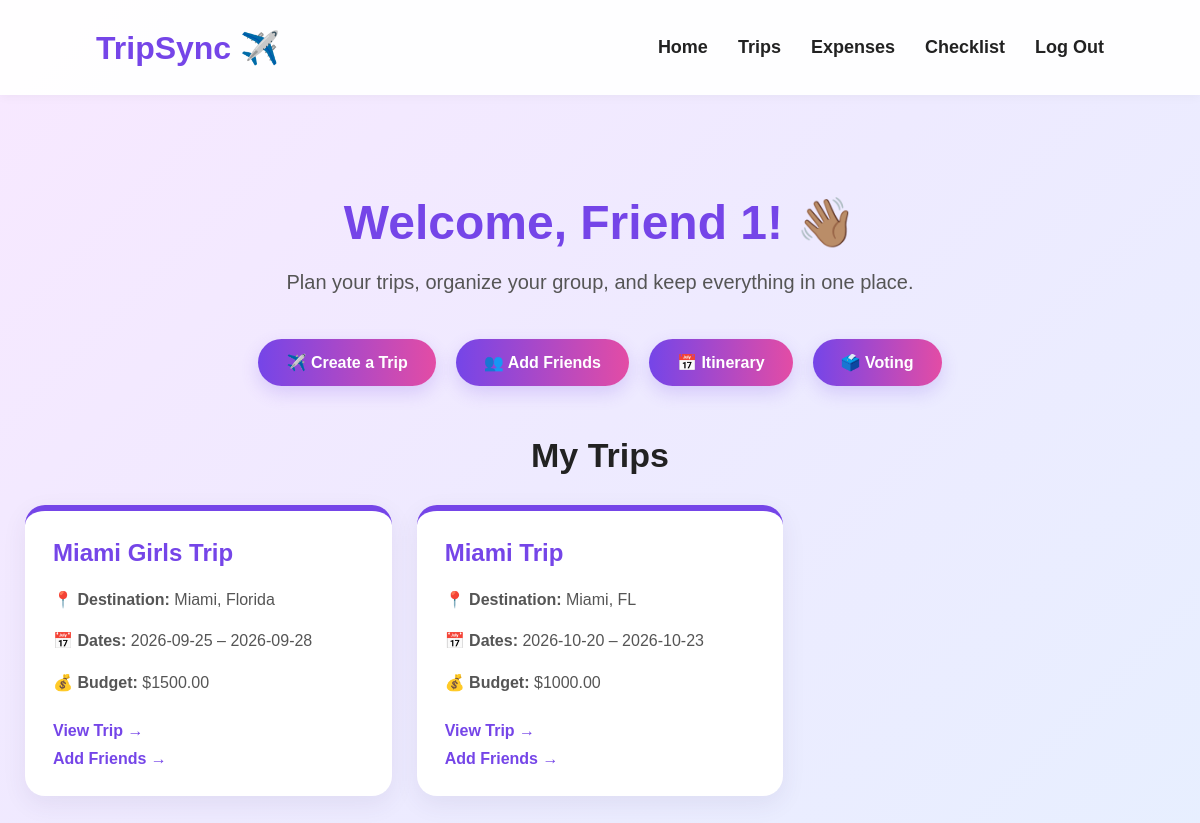
/dashboard (signed in), run on the app's committed database.
### tables this page shows
CREATE TABLE trips (
            id INTEGER PRIMARY KEY AUTOINCREMENT,
            user_id INTEGER NOT NULL,
            trip_name TEXT NOT NULL,
            destination TEXT NOT NULL,
            start_date TEXT NOT NULL,
            end_date TEXT NOT NULL,
            budget REAL NOT NULL,
            FOREIGN KEY (user_id) REFERENCES users (id)
        );

### app.py (the view)
@app.route("/dashboard")
def dashboard():
    if not logged_in():
        return redirect(
            url_for("login")
        )
    connection = get_db_connection()
    trips = get_accessible_trips(
        connection
    )
    connection.close()
    return render_template(
        "dashboard.html",
        user_name=session["user_name"],
        trips=trips
    )

### app.py (called while the page is built)
def get_db_connection():
    connection = sqlite3.connect(DATABASE)
    connection.row_factory = sqlite3.Row
    return connection

def logged_in():
    return "user_id" in session

def get_accessible_trips(connection):
    return connection.execute("""
        SELECT DISTINCT trips.*

        FROM trips

        LEFT JOIN trip_members
        ON trips.id = trip_members.trip_id

        WHERE trips.user_id = ?
        OR trip_members.user_id = ?

        ORDER BY trips.start_date
    """, (
        session["user_id"],
        session["user_id"]
    )).fetchall()

### templates/dashboard.html (shortened to what this page needs)
<!DOCTYPE html>
<html lang="en">
<head>
</head>
<body>
    <nav>
        <h2>
            <a href="{{ url_for('dashboard') }}">
                TripSync ✈️
            </a>
        </h2>
        <div>
            <a href="{{ url_for('dashboard') }}">
                 Home
            </a>
            <a href="{{ url_for('dashboard') }}">
                Trips
            </a>
            <a href="{{ url_for('expenses') }}">
                Expenses
            </a>
            <a href="{{ url_for('checklist') }}">
                Checklist
            </a>
            <a href="{{ url_for('logout') }}">
                Log Out
            </a>
        </div>
    </nav>
    <main class="container">
        <section class="welcome">
            <h1>
                Welcome, {{ user_name }}! 👋🏽
            </h1>
            <p>
                Plan your trips, organize your group,
                and keep everything in one place.
            </p>
        </section>
        <div class="actions">
            <a
                class="button"
                href="{{ url_for('create_trip') }}"
            >
                ✈️ Create a Trip
            </a>
            <a
                class="button"
                href="{{ url_for('add_friends') }}"
            >
                👥 Add Friends
            </a>
            <a
                class="button"
                href="{{ url_for('itinerary') }}"
            >
                📅 Itinerary
            </a>
            <a
                class="button"
                href="{{ url_for('voting') }}"
            >
                🗳️ Voting
            </a>
        </div>
        <h2 class="section-title">
            My Trips
        </h2>
        {% if trips %}
            <div class="trip-grid">
                {% for trip in trips %}
                    <div class="trip-card">
                        <h2>
                            {{ trip["trip_name"] }}
                        </h2>
                        <p>
                            📍
                            <strong>Destination:</strong>
                            {{ trip["destination"] }}
                        </p>
                        <p>
                            📅
                            <strong>Dates:</strong>
                            {{ trip["start_date"] }}
                            –
                            {{ trip["end_date"] }}
                        </p>
                        <p>
                            💰
                            <strong>Budget:</strong>
                            ${{ "%.2f"|format(trip["budget"]) }}
                        </p>
                        <a
                            href="{{ url_for(
                                'trip_details',
                                trip_id=trip['id']
                            ) }}"
                        >
                            View Trip →
                        </a>
                        <br>
                        <a
                            href="{{ url_for(
                                'add_friends'
                            ) }}"
                        >
                            Add Friends →
                        </a>
                    </div>
                {% endfor %}
            </div>
        {% endif %}
    </main>
</body>
</html>

### templates/dashboard.html (style rules this page uses)
* { box-sizing: border-box; }
body { margin: 0; font-family: Arial, Helvetica, sans-serif; background: linear-gradient( 135deg, #f8e8ff, #eeeaff, #e7efff ); min-height: 100vh; color: #222; }
nav { height: 95px; background: rgba(255, 255, 255, 0.95); display: flex; align-items: center; justify-content: space-between; padding: 0 8%; box-shadow: 0 2px 10px rgba(0, 0, 0, 0.04); }
nav h2 { margin: 0; font-size: 32px; }
nav h2 a { color: #7545e8; text-decoration: none; }
nav div { display: flex; align-items: center; gap: 30px; }
nav div a { color: #222; text-decoration: none; font-size: 18px; font-weight: bold; }
.container { max-width: 1200px; margin: auto; padding: 60px 25px; }
.welcome { text-align: center; margin-bottom: 45px; }
.welcome h1 { color: #7545e8; font-size: 48px; margin-bottom: 10px; }
.welcome p { font-size: 20px; color: #555; }
.actions { display: flex; justify-content: center; gap: 20px; flex-wrap: wrap; margin-bottom: 50px; }
.button { display: inline-block; padding: 14px 28px; border-radius: 30px; text-decoration: none; color: white; font-weight: bold; background: linear-gradient( 90deg, #7545e8, #e34ca5 ); box-shadow: 0 7px 18px rgba(117, 69, 232, 0.2); }
.section-title { text-align: center; font-size: 34px; margin-bottom: 30px; }
.trip-grid { display: grid; grid-template-columns: repeat(3, 1fr); gap: 25px; }
.trip-card { background: white; border-radius: 20px; padding: 28px; box-shadow: 0 8px 25px rgba(70, 50, 100, 0.08); border-top: 6px solid #7545e8; }
.trip-card h2 { color: #7545e8; margin-top: 0; }
.trip-card p { color: #555; line-height: 1.6; }
.trip-card a { display: inline-block; margin-top: 10px; color: #7545e8; text-decoration: none; font-weight: bold; }

### data on the page
trips: trip_name "Miami Girls Trip", destination "Miami, Florida", start_date "2026-09-25", end_date "2026-09-28", budget "1500.00"
trips: trip_name "Miami Trip", destination "Miami, FL", start_date "2026-10-20", end_date "2026-10-23", budget "1000.00"

### other printed values
{{ user_name }} "Friend 1"
